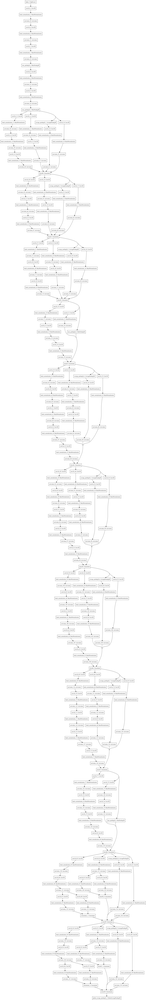
#> input picture src/inceptionv3_model.png, 146 x 1000 px, shrunk from 2235 x 15341 before the run
$ python sift.py inceptionv3_model.png   (older library calls are emulated)
#> lines starting #> are read from the running program, lines starting #| are printed output that depends on the picture; after the words box and inside, x2 and y2 are one past the last pixel; in counts of white or black regions, pixels touching at a corner belong together
#
#
# Author : fcbruce <fcbruce8964@gmail.com>
#
# Time : Tue 23 May 2017 22:32:41
#
#

import cv2
import sys

if __name__ == '__main__':

    path = sys.argv[1]
    img = cv2.imread(path)
#> img is the input picture: shape (1000, 146, 3); min 149, max 255, mean 250.7

    sift = cv2.SIFT()
    #sift = cv2.xfeatures2d.SIFT_create()
    features = sift.detect(img)
#> features = 270 keypoints; strongest (x, y, size): (84, 332, 2.7), (17, 224, 2.4), (20, 78, 2.3), (49, 516, 2.4)
    for feature in features:
        cv2.circle(img, (int(feature.pt[0]), int(feature.pt[1])), 1, (255, 255, 0), -1)
#> this loop made 270 passes
#> feature on passes 1 to 3: keypoint at (15.4, 135), size 2.1, keypoint at (15.4, 135), size 2.1, keypoint at (15.4, 135), size 2.1
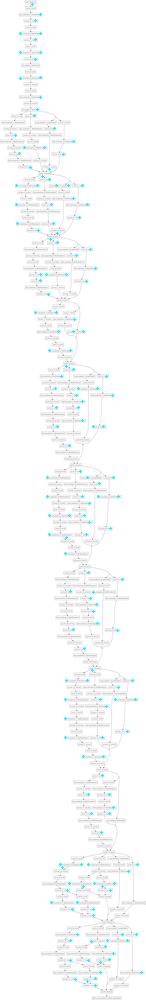
#> img: shape (1000, 146, 3); 0.57% of pixels changed, all inside (x1, y1, x2, y2) = (14, 3, 143, 987)

    # img_sift = cv2.drawKeypoints(img, features)

    cv2.imshow('SIFT', img)
    cv2.waitKey(0)
    cv2.destroyAllWindows()

$ run again, on src/vgg16_model.png
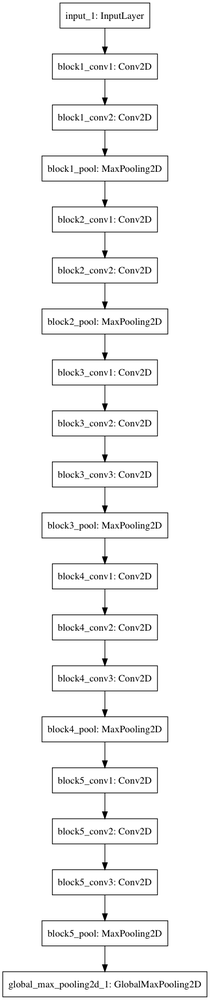
#> input picture src/vgg16_model.png, 210 x 1000 px, shrunk from 400 x 1909 before the run
#> img is the input picture: shape (1000, 210, 3); min 0, max 255, mean 244.2
#> features = 626 keypoints; strongest (x, y, size): (105, 864, 3.3), (105, 966, 3.3), (105, 711, 3.3), (105, 558, 3.3)
#> the loop `for feature in features:` made 626 passes
#> feature on passes 1 to 3: keypoint at (6.1, 986), size 3.2, keypoint at (7, 992), size 4.1, keypoint at (7, 992), size 4.1
#> after the loop `for feature in features:`:
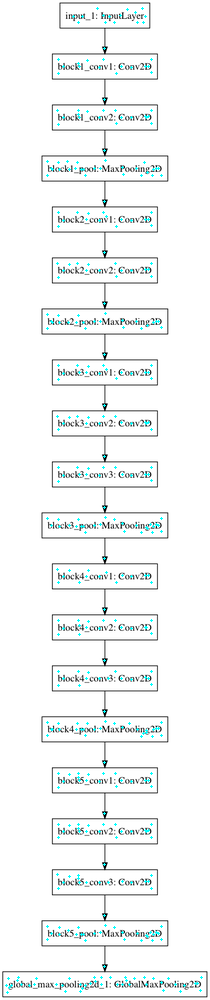
#> img: shape (1000, 210, 3); 1.01% of pixels changed, all inside (x1, y1, x2, y2) = (5, 7, 203, 994)

$ run again, on src/xception_model.png
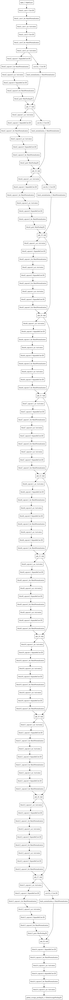
#> input picture src/xception_model.png, 69 x 1000 px, shrunk from 831 x 12129 before the run
#> img is the input picture: shape (1000, 69, 3); min 109, max 255, mean 248.1
#> features = 305 keypoints; strongest (x, y, size): (44, 937, 2.2), (30, 102, 2.2), (42, 231, 2.1), (36, 167, 2.1)
#> the loop `for feature in features:` made 305 passes
#> feature on passes 1 to 3: keypoint at (4.4, 82.6), size 2.9, keypoint at (4.4, 82.6), size 2.9, keypoint at (7.9, 58.4), size 3
#> after the loop `for feature in features:`:
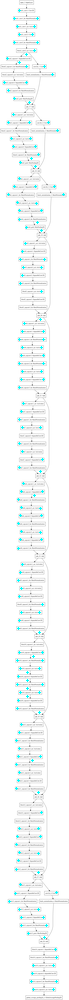
#> img: shape (1000, 69, 3); 1.25% of pixels changed, all inside (x1, y1, x2, y2) = (3, 9, 65, 991)
